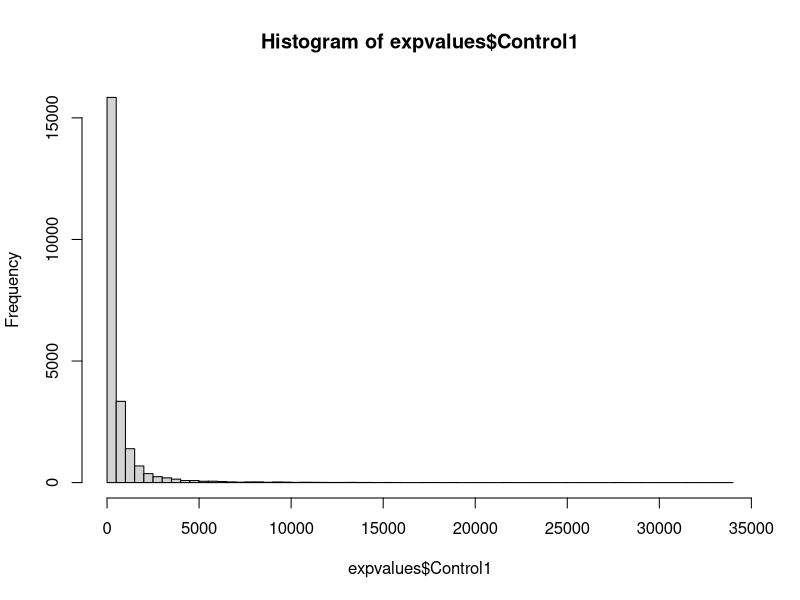
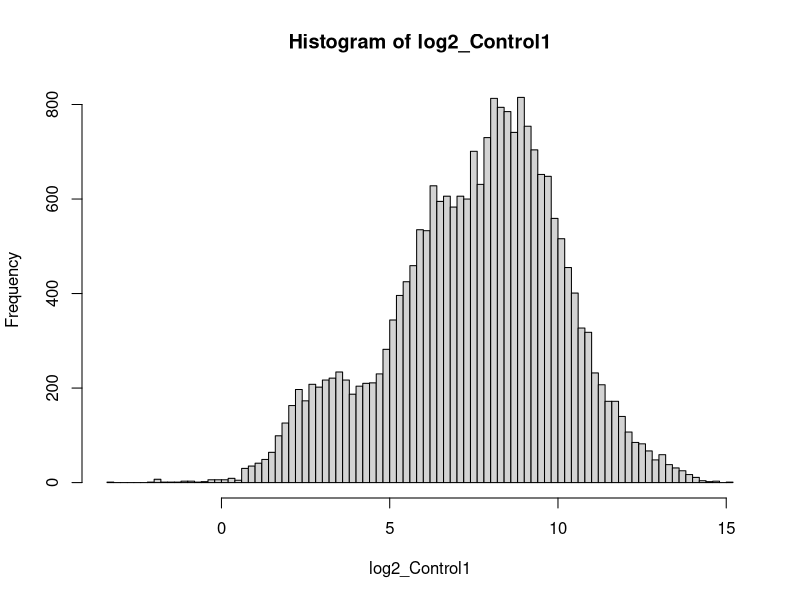
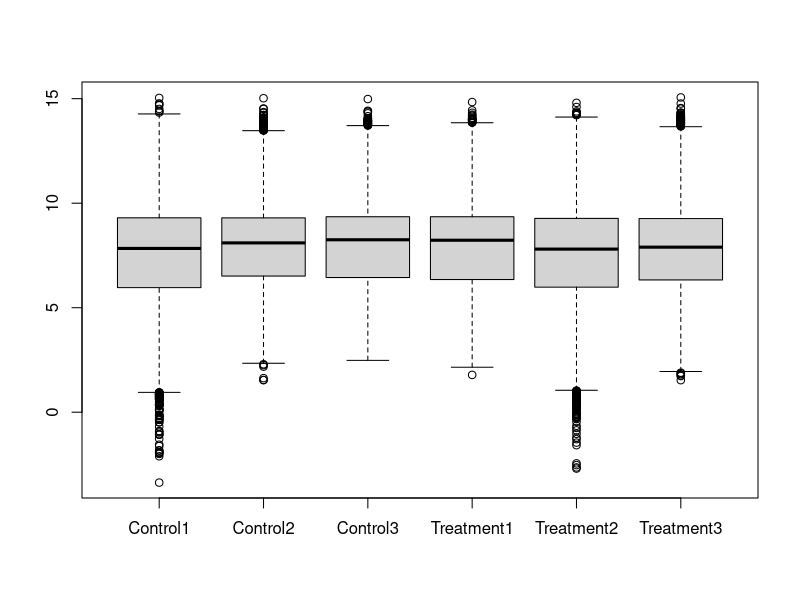
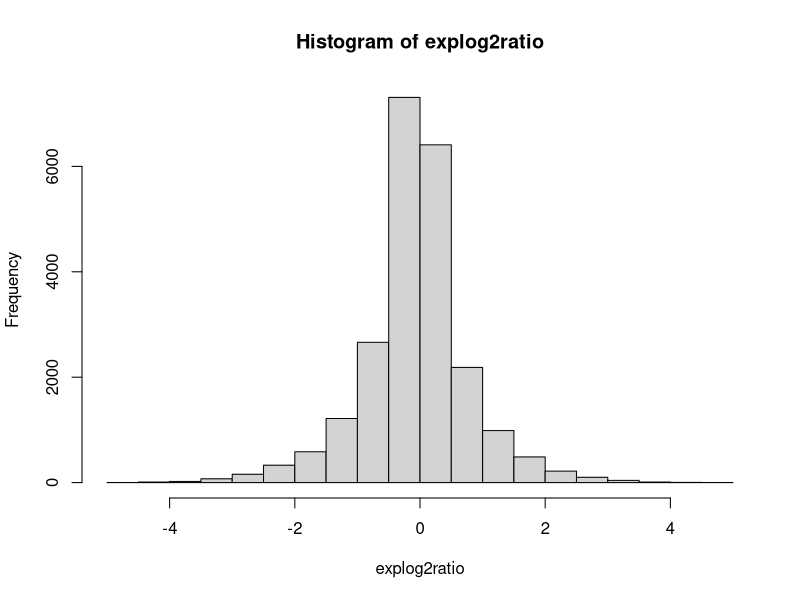
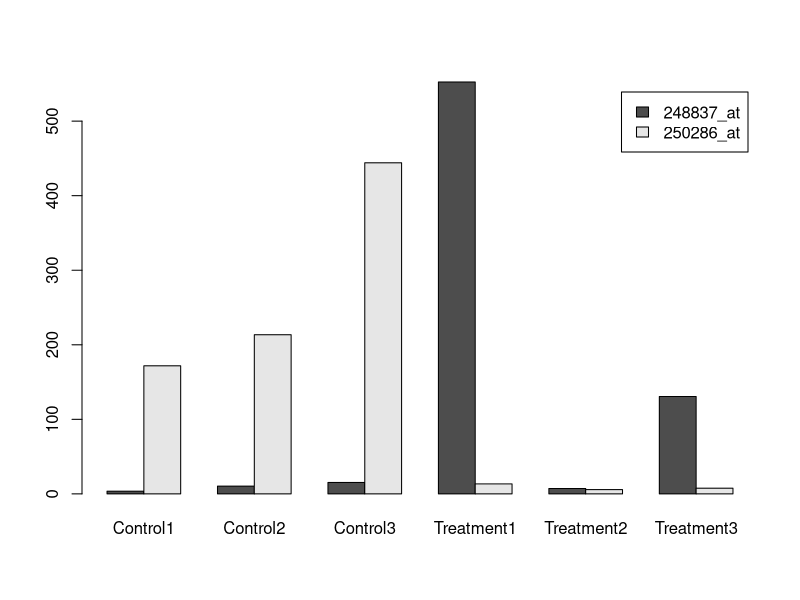

Recreate these plots in R, in order.
## ---- chunk 1
knitr::opts_chunk$set(echo = TRUE)
## ---- chunk 2
# Answer here
expvalues <- read.table("expvalues.txt") #reading the file expvalues.txt in expvalues variable
## ---- chunk 3
# Answer here

hist(expvalues$Control1, breaks = 100) #histogram of first column in expvalues variable
## ---- chunk 4
# Answer here
log2_Control1 <- log2(expvalues$Control1) #taking log2() of the first column of expvalues
hist(log2_Control1, breaks = 100) #plotting histogram of log2 values
## ---- chunk 5
# Answer here
log2_expvalues <- log2(expvalues) #taking log2 of the whole data in variable expvalues
boxplot(log2_expvalues) #making boxplot of the log2() transformed data
## ---- chunk 6
# Answer here
expgroups <- factor(c("Control", "Control", "Control", "Treatment", "Treatment", "Treatment")) #creating a factor of the columns so that the data is divided into 2 levels
## ---- chunk 7
# Answer here
tapply(as.numeric(expvalues[1,]), expgroups, mean) #grouping and taking mean of first row

## ---- chunk 8
expmeans <- t(apply(expvalues, 1, tapply, expgroups, mean)) #creating a variable expmeans that contains the average of control and treatment as a whole

nrow(expmeans) #printing number of rows
ncol(expmeans) #printing number of columns
is.matrix(expmeans) #checking if expmeans is a matrix
## ---- chunk 9
# Answer here
#expmeans <- as.data.frame(expmeans)
#expratio <- (expmeans$Treatment/expmeans$Control)
## ---- chunk 10
# Answer here
expratio = as.vector(expmeans[,2]/expmeans[,1]) #creating a vector expratio that contains the ratio of treatment and control

is.vector(expratio) #checking if expratio is a vector
## ---- chunk 11
# Answer here

explog2ratio <- log2(expratio) #creating a variable explog2ratio that save log2() fold change data of the variable expratio
## ---- chunk 12
# Answer here

hist(explog2ratio) #creating a histogram of explog2ratio variable that contains fold-change for each gene
## ---- chunk 13
# Answer here

sum(explog2ratio > 1 | explog2ratio < -1) #getting number of genes that have a log2 fold change > 1 OR < -1.
## ---- chunk 14
# Answer here

explog2ratio_df <- as.data.frame(explog2ratio) #converting explog2ratio data into df and saving it in explog2ratio_df

explog2ratio_df$gene_names <- rownames(expmeans) #adding genenames as a column in explog2ratio_df

upGene <- explog2ratio_df[which.max(explog2ratio_df$explog2ratio), ] #finding the gene that has highest explog2ratio and saving it in variable upGene

upGene$gene_names #getting the genename that has highest explog2ratio
## ---- chunk 15
# Answer here

downGene <- explog2ratio_df[which.min(explog2ratio_df$explog2ratio), ] #finding the gene that has lowest explog2ratio and saving it in variable upGene

downGene$gene_names #getting the genename that has lowest explog2ratio
## ---- chunk 16
# Answer here


upGene_values <- expvalues[rownames(expvalues) %in% upGene$gene_names, ] #filtering out values for upGene and saving it in upGene_values variable

downGene_values <- expvalues[rownames(expvalues) %in% downGene$gene_names, ] #filtering out values for downGene and saving it in downGene_values variable
## ---- chunk 17
upGene_values #printing out the upGene values
downGene_values #printing out the downGene values
## ---- chunk 18
upGene_downGene <- rbind(upGene_values,downGene_values) #adding both upgene and downgene values in a df upGene_downGene
## ---- chunk 19
barplot(as.matrix(upGene_downGene), beside = T, legend.text = T) #plotting barplot with data of both upGene and downGene side by side
